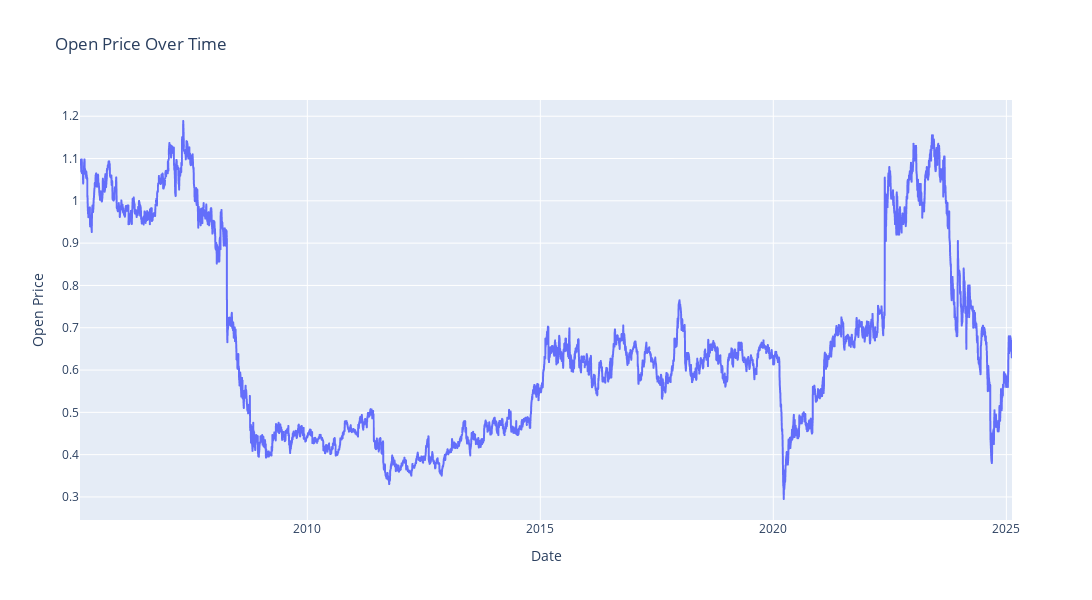

Here is the notebook cell this chart was saved with:
### Code cell
import plotly.express as px

fig = px.line(data, x=data.index, y="Close", title="Open Price Over Time")
fig.update_layout(xaxis_title="Date", yaxis_title="Open Price", width=1200, height=600)
fig.show()

### Figure 1 — Plotly figure (JSON) as saved in the notebook; plotly's stock layout.template omitted (floating-point values rounded to 4 significant figures; data arrays with more than 128 entries replaced by an {"elided": "..."} marker saying what was removed)
{"data": [{"hovertemplate": "Date=%{x}<br>Close=%{y}<extra></extra>", "legendgroup": "", "line": {"color": "#636efa", "dash": "solid"}, "marker": {"symbol": "circle"}, "mode": "lines", "name": "", "showlegend": false, "type": "scattergl", "x": {"elided": "5060 str values"}, "xaxis": "x", "y": {"elided": "5060 float values"}, "yaxis": "y"}], "layout": {"height": 600, "legend": {"tracegroupgap": 0}, "title": {"text": "Open Price Over Time"}, "width": 1200, "xaxis": {"anchor": "y", "domain": [0, 1], "title": {"text": "Date"}}, "yaxis": {"anchor": "x", "domain": [0, 1], "title": {"text": "Open Price"}}}}
